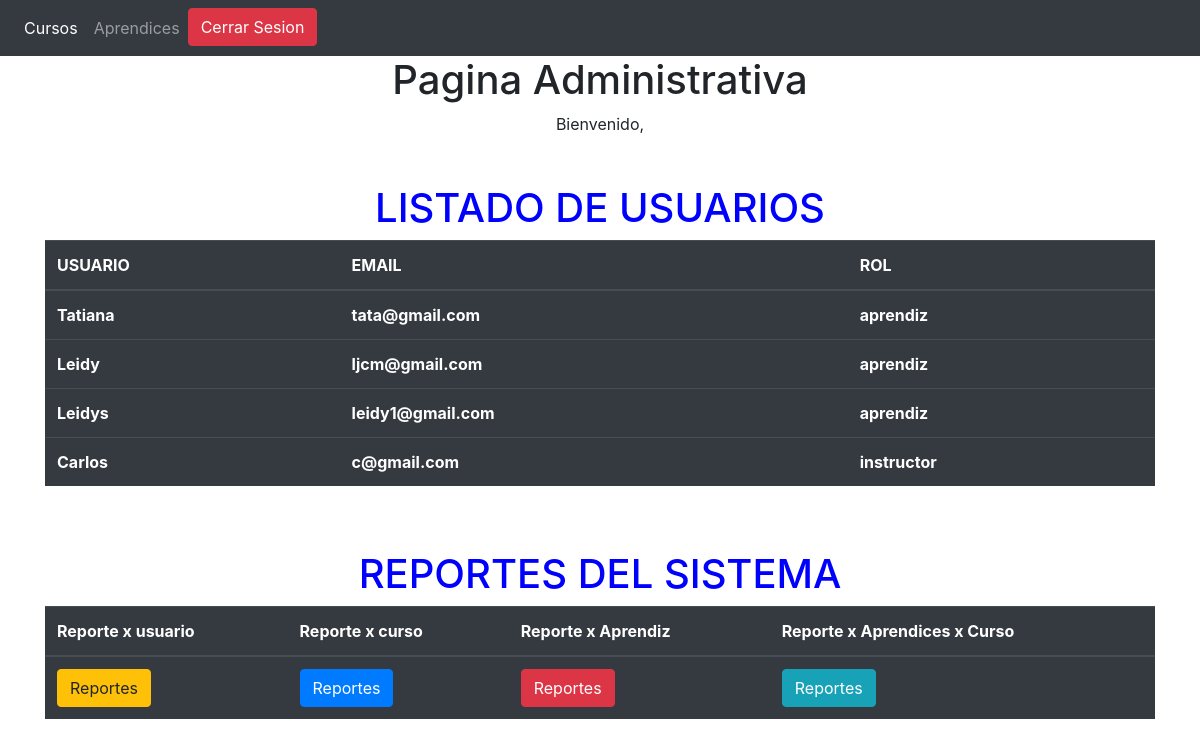
Screenshot of /Principal.php (signed in) with the database file from the repository.
### tables this page shows
CREATE TABLE `usuario` (
  `Codusuario` int(11) NOT NULL,
  `usuario` varchar(50) NOT NULL,
  `Email` varchar(50) NOT NULL,
  `Password1` varchar(50) NOT NULL,
  `Rol` varchar(20) NOT NULL
);

### Principal.php (the view, shortened to what this page needs)
<!DOCTYPE html>
<html>
    <head>
  <link rel="stylesheet" href="https://cdn.jsdelivr.net/npm/bootstrap@4.6.1/dist/css/bootstrap.min.css">
    </head>
    <body>
<nav nav class="navbar navbar-expand-sm bg-dark navbar-dark"">
  <ul class="navbar-nav">
    <li class="nav-item active">
        <a class="nav-link" href="Fcurso.php">Cursos</a>
    </li>
    <li class="nav-item">
        <a class="nav-link" href="FAprendiz.php">Aprendices</a>
    </li>
     <li class="nav-item">
       <a href="cerrar_sesion.php"><button class="btn btn-danger text-left"><span class="glyphicon glyphicon-remove" aria-hidden="true"></span> Cerrar Sesion</button></a>
    </li>
     </ul>
</nav>
               <center>
                   <h1>Pagina Administrativa</h1></center>
                                    <center>	Bienvenido,
                                    </center>
                                         <br>
        <br>
        <div class="container">
 <h1 style="color:blue;text-align:center;">LISTADO DE USUARIOS</h1>
  <table class="table table-dark">
    <thead>
      <tr>
        <th>USUARIO</th>
        <th>EMAIL</th>
        <th>ROL</th>
      </tr>
    </thead>
    <tbody>
      <?php
      $Conexion = mysqli_connect("localhost","root","","gestionsena2022") or
                  die("Problemas con la conexion");
      $Resultado = mysqli_query($Conexion,"SELECT * FROM usuario")or die("Problemas al consultar la tabla".mysqli_error($Conexion));
          while($registro=mysqli_fetch_array($Resultado)){
      ?>
        <tr>
          <th><?php echo $registro['usuario'];?></th>
          <th><?php echo $registro['Email'];?></th>
          <th><?php echo $registro['Rol'];?></th>
        </tr>
    <?php } ?>
    </tbody>
  </table>
</div>
         <br>
        <br>
        <div class="container">
 <h1 style="color:blue;text-align:center;">REPORTES DEL SISTEMA</h1>
  <table class="table table-dark">
    <thead>
      <tr>
        <th>Reporte x usuario</th>
        <th>Reporte x curso</th>
        <th>Reporte x Aprendiz</th>
        <th>Reporte x Aprendices x Curso</th>
      </tr>
    </thead>
    <tbody>
        <tr>
          <th> <a href="Formulariopdf.php"><button class="btn btn-warning text-left"><span class="glyphicon glyphicon-remove" aria-hidden="true"></span>Reportes</button></a></th>
          <th> <a href=""><button class="btn btn-primary text-left"><span class="glyphicon glyphicon-remove" aria-hidden="true"></span>Reportes</button></a></th>
          <th> <a href=""><button class="btn btn-danger text-left"><span class="glyphicon glyphicon-remove" aria-hidden="true"></span>Reportes</button></a></th>
          <th> <a href=""><button class="btn btn-info text-left"><span class="glyphicon glyphicon-remove" aria-hidden="true"></span>Reportes</button></a></th>
        </tr>
    </tbody>
  </table>
        </div>
    </body>
</html>

### rows the page displays
usuario: usuario "Tatiana", Email "tata@gmail.com", Rol "aprendiz"
usuario: usuario "Leidy", Email "ljcm@gmail.com", Rol "aprendiz"
usuario: usuario "Leidys", Email "leidy1@gmail.com", Rol "aprendiz"
usuario: usuario "Carlos", Email "c@gmail.com", Rol "instructor"
